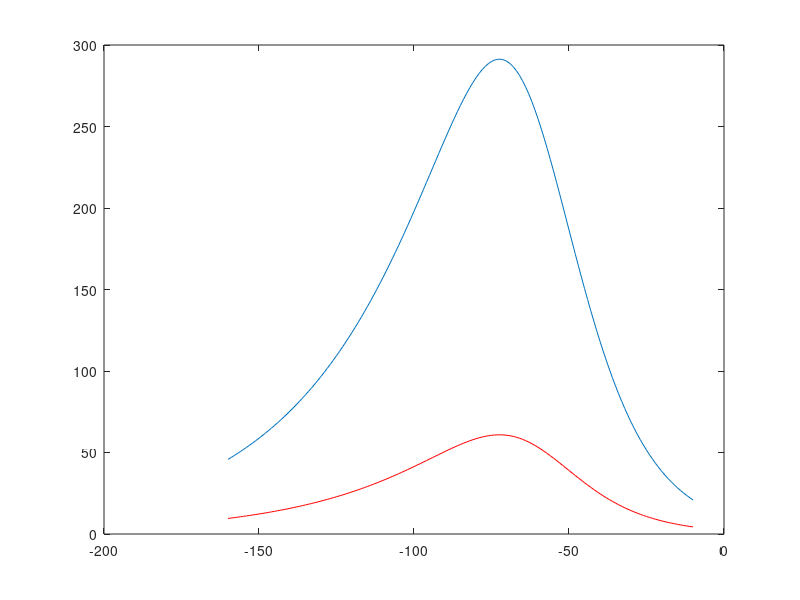

Write the MATLAB code that produced this figure.
v = -160:-10;
tau_m = 1 ./ (0.0004 * exp(-0.025*v) + 0.088*exp(0.062*v));

phi = 3.5 ^ ((34.5-22)/10);
tau_m2 = (1 ./ (0.0004 * exp(-0.025*v) + 0.088*exp(0.062*v))) / phi;

plot(v, tau_m)
hold on
plot(v, tau_m2, 'r')
hold off